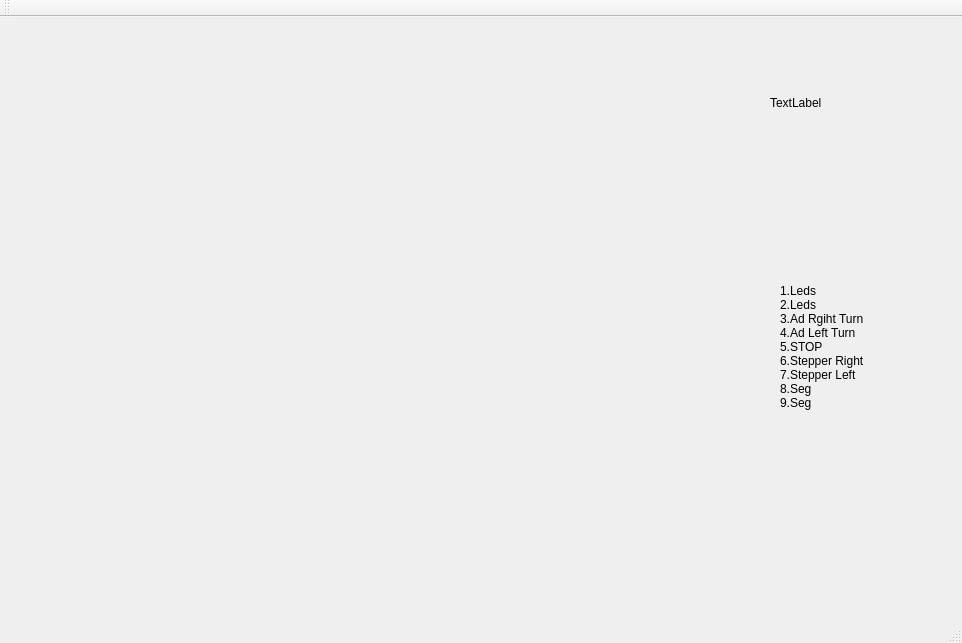
<?xml version="1.0" encoding="UTF-8"?>
<ui version="4.0">
 <class>MainWindow</class>
 <widget class="QMainWindow" name="MainWindow">
  <property name="geometry">
   <rect>
    <x>0</x>
    <y>0</y>
    <width>962</width>
    <height>643</height>
   </rect>
  </property>
  <property name="windowTitle">
   <string>MainWindow</string>
  </property>
  <widget class="QWidget" name="centralWidget">
   <widget class="QWidget" name="horizontalLayoutWidget">
    <property name="geometry">
     <rect>
      <x>10</x>
      <y>489</y>
      <width>941</width>
      <height>91</height>
     </rect>
    </property>
    <layout class="QHBoxLayout" name="horizontalLayout"/>
   </widget>
   <widget class="QLabel" name="label">
    <property name="geometry">
     <rect>
      <x>770</x>
      <y>10</y>
      <width>141</width>
      <height>151</height>
     </rect>
    </property>
    <property name="text">
     <string>TextLabel</string>
    </property>
   </widget>
   <widget class="QLabel" name="label_2">
    <property name="geometry">
     <rect>
      <x>780</x>
      <y>240</y>
      <width>121</width>
      <height>181</height>
     </rect>
    </property>
    <property name="text">
     <string>1.Leds&lt;br&gt;2.Leds&lt;br&gt;3.Ad Rgiht Turn&lt;br&gt;4.Ad Left Turn&lt;br&gt;5.STOP&lt;br&gt;6.Stepper Right&lt;br&gt;7.Stepper Left&lt;br&gt;8.Seg&lt;br&gt;9.Seg</string>
    </property>
   </widget>
  </widget>
  <widget class="QMenuBar" name="menuBar">
   <property name="geometry">
    <rect>
     <x>0</x>
     <y>0</y>
     <width>962</width>
     <height>25</height>
    </rect>
   </property>
  </widget>
  <widget class="QToolBar" name="mainToolBar">
   <attribute name="toolBarArea">
    <enum>TopToolBarArea</enum>
   </attribute>
   <attribute name="toolBarBreak">
    <bool>false</bool>
   </attribute>
  </widget>
  <widget class="QStatusBar" name="statusBar"/>
 </widget>
 <layoutdefault spacing="6" margin="11"/>
 <resources/>
 <connections/>
</ui>
